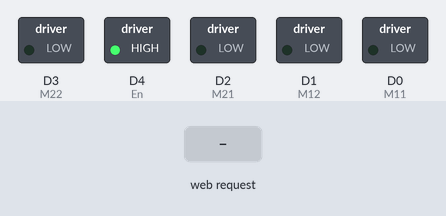
A sketch run on a simulated ESP8266 (NodeMCU). Shown: switched loads named in the sketch (green lamp = pin HIGH). The test bench sets the inputs (shaded band). WiFi joins after 1.5 s; servers stay silent unless stated; what the sketch prints to the serial monitor is not drawn.

Above: at 2.9 s.
3.0 s: HTTP request GET /cmd?go=fwd received
At 3.7 s:
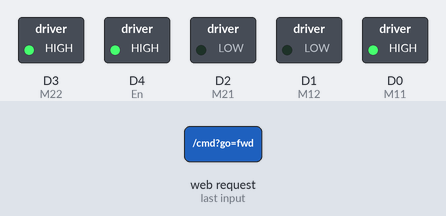
4.5 s: HTTP request GET /cmd?go=rev received
At 4.8 s:
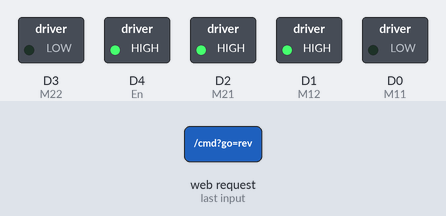
6.0 s: HTTP request GET /cmd?go=lft received
At 7.1 s:
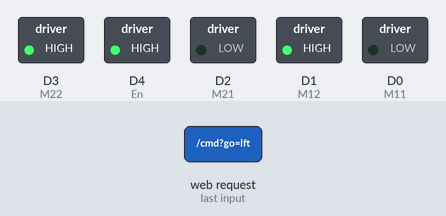
7.5 s: HTTP request GET /cmd?go=ryt received
At 8.3 s:
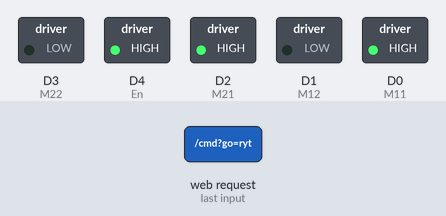
9.0 s: HTTP request GET /cmd?go=1 received
At 9.4 s:
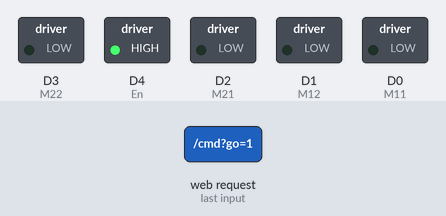
Timing chart, 0 to 11.5 s (numbered marks = the images above; inputs shaded):
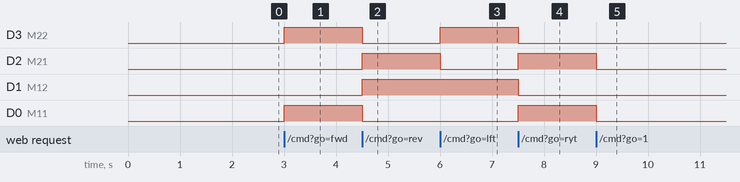

The sketch:

p4.ino
```cpp
#include <ESP8266WiFi.h>
#include <ESP8266WebServer.h>

// ======= Your Pin Mapping (as given) =======
int M11 = D0;
int M12 = D1;
int M21 = D2;
int M22 = D3;
int En  = D4;

ESP8266WebServer server(80);

// ======= Motor Control =======
void stopMotor() {
  digitalWrite(M11, LOW);
  digitalWrite(M12, LOW);
  digitalWrite(M21, LOW);
  digitalWrite(M22, LOW);
}

void fwd(){
  digitalWrite(M11, HIGH);
  digitalWrite(M12, LOW);
  digitalWrite(M22, HIGH);
  digitalWrite(M21, LOW);
}

void rev(){
  digitalWrite(M11, LOW);
  digitalWrite(M12, HIGH);
  digitalWrite(M22, LOW);
  digitalWrite(M21, HIGH);
}

void ryt(){
  digitalWrite(M11, HIGH);
  digitalWrite(M12, LOW);
  digitalWrite(M22, LOW);
  digitalWrite(M21, HIGH);
}

void lft(){
  digitalWrite(M11, LOW);
  digitalWrite(M12, HIGH);
  digitalWrite(M22, HIGH);
  digitalWrite(M21, LOW);
}

// ======= Simple HTML UI =======
String pageHTML() {
  String html = R"rawliteral(
<!doctype html>
<html>
<head>
  <meta name="viewport" content="width=device-width, initial-scale=1" />
  <title>ESP8266 Motor Control</title>
  <style>
    body { font-family: Arial; text-align:center; margin: 20px; }
    .grid { display:grid; grid-template-columns: 1fr 1fr 1fr; gap: 12px; max-width: 360px; margin: 0 auto; }
    button { padding: 18px; font-size: 18px; border: 0; border-radius: 10px; cursor:pointer; }
    .stop { grid-column: 2; font-weight: bold; }
    .wide { grid-column: span 3; }
  </style>
</head>
<body>
  <h2>ESP8266 WiFi Motor Controller</h2>

  <div class="grid">
    <div></div>
    <button onclick="cmd('fwd')">▲ FWD</button>
    <div></div>

    <button onclick="cmd('lft')">◀ LEFT</button>
    <button class="stop" onclick="cmd('stop')">■ STOP</button>
    <button onclick="cmd('ryt')">RIGHT ▶</button>

    <div></div>
    <button onclick="cmd('rev')">▼ REV</button>
    <div></div>

    <button class="wide" onclick="cmd('stop')">EMERGENCY STOP</button>
  </div>

  <p id="status">Status: Ready</p>

  <script>
    function cmd(c){
      fetch('/cmd?go=' + c)
        .then(r => r.text())
        .then(t => document.getElementById('status').innerText = 'Status: ' + t)
        .catch(_ => document.getElementById('status').innerText = 'Status: ERROR');
    }
  </script>
</body>
</html>
)rawliteral";
  return html;
}

// ======= HTTP Handlers =======
void handleRoot() {
  server.send(200, "text/html", pageHTML());
}

void handleCmd() {
  if (!server.hasArg("go")) {
    server.send(400, "text/plain", "Missing arg: go");
    return;
  }

  String go = server.arg("go");

  // Safety: default stop if unknown
  if (go == "fwd")      { fwd();      server.send(200, "text/plain", "FORWARD"); }
  else if (go == "rev") { rev();      server.send(200, "text/plain", "REVERSE"); }
  else if (go == "lft") { lft();      server.send(200, "text/plain", "LEFT"); }
  else if (go == "ryt") { ryt();      server.send(200, "text/plain", "RIGHT"); }
  else if (go == "stop"){ stopMotor();server.send(200, "text/plain", "STOPPED"); }
  else {
    stopMotor();
    server.send(200, "text/plain", "UNKNOWN -> STOPPED");
  }
}

void setup() {
  Serial.begin(115200);
  delay(200);

  pinMode(M11, OUTPUT);
  pinMode(M12, OUTPUT);
  pinMode(M21, OUTPUT);
  pinMode(M22, OUTPUT);

  pinMode(En, OUTPUT);
  digitalWrite(En, HIGH);   // enable motor driver
  stopMotor();              // start safe

  // ======= WiFi STA Mode Connect =======
  WiFi.mode(WIFI_STA);
  WiFi.begin("esp8266wifi", "12345678");

  Serial.print("Connecting to WiFi");
  while (WiFi.status() != WL_CONNECTED) {
    delay(300);
    Serial.print(".");
  }

  Serial.println("\nWiFi connected!");
  Serial.print("IP address: ");
  Serial.println(WiFi.localIP());

  // ======= Web Server Routes =======
  server.on("/", handleRoot);
  server.on("/cmd", handleCmd);
  server.begin();

  Serial.println("HTTP server started (port 80). Open the IP in browser.");
}

void loop() {
  server.handleClient();
}
```

Measured:
- after the input at 3.0 s, D3 (M22), D0 (M11): LOW → HIGH at once
- after the input at 4.5 s, D3 (M22), D0 (M11): HIGH → LOW at once; D2 (M21), D1 (M12): LOW → HIGH at once
- after the input at 6.0 s, D3 (M22): LOW → HIGH at once; D2 (M21): HIGH → LOW at once
- after the input at 7.5 s, D3 (M22), D1 (M12): HIGH → LOW at once; D2 (M21), D0 (M11): LOW → HIGH at once
- after the input at 9.0 s, D2 (M21), D0 (M11): HIGH → LOW at once
